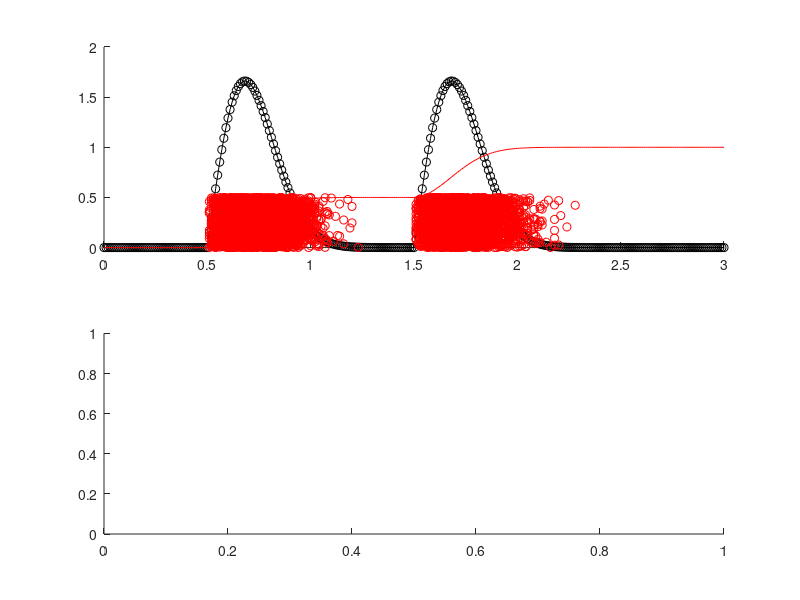

Source code (MATLAB): (Note: this script raises an error after producing the figure.)
function dataout = FP_bimodal_distribution

% d1 = 0.5;
% alpha1 = 12;
% 
% d2 = 1.5;
% alpha2 = 8;

d1 = 0.5;
alpha1 = 15;

d2 = 1.5;
alpha2 = 15;

% d1 = 0.1;
% alpha1 = 18;
% 
% d2 = 1.75;
% alpha2 = 18;


t = [0:0.01:3];
R2=zeros(1, length(t));
B=zeros(1, length(t));

for i =1:length(t)
    ti = t(i);
    
    if ti<=d1
        B(i)=0;
        
    elseif ti>d1 & ti<=d2
        
        R1 = 2*alpha1*(ti-d1)*exp(-alpha1*((ti-d1)^2));
        R2 = 0;
        B(i)= mean([R1, R2]);
        
    else 
                
        R1 = 2*alpha1*(ti-d1)*exp(-alpha1*((ti-d1)^2));
        R2 = 2*alpha2*(ti-d2)*exp(-alpha2*((ti-d2)^2));
        
        B(i)= mean([R1, R2]);
        
    end;
    
end;
        

figure;
subplot(2, 1, 1)
hold on
plot(t, B, 'ko-')

% cumulative sum

BY = cumsum(B);
BY=BY/max(BY);

hold on
plot(t, BY, 'r')
FPall =[];
for n =1:10  % make 10 sets of FPs
    
    fps_all = zeros(1, 800);
    
    for i=1:length(fps_all)
        
        y = sum(rand>[0 BY(1:end-1)]);
        display(num2str(t(y)))
        ty = t(y);
        fps_all(i)=ty;
        
    end;
    
    hold on
       FPall=[FPall fps_all];
    plot(fps_all, 0.5*rand(1, length(fps_all)), 'ro')
    dataout = round(fps_all*1000);
    
    sprintf('%5.0d, ', dataout);
    
    fid=fopen(['FP_bimodal' num2str(n) '.txt'],'w');
    fprintf(fid, '%d,', dataout);
    fclose(fid);true
    
end;


subplot(2, 1, 2)

tbins =[0:50:3000]/1000;
tcenters = (tbins(1:end-1)+tbins(2:end))/2;
npress = histcounts(FPall, tbins);

hbar = bar(tcenters, npress);

set(gca, 'xlim', [0 3])

